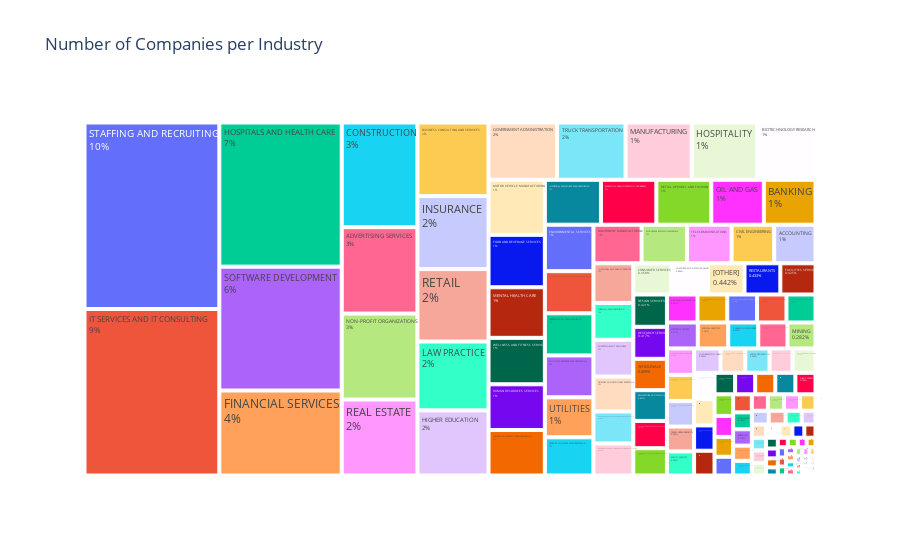

The cell this chart's notebook holds for it:
### Code cell
# Group by industry and count the number of companies in each industry
industry_counts = df_companies.explode('industry').groupby('industry')['company_id'].count().reset_index()

# Create a treemap to visualize the different industries and company counts
fig = px.treemap(
    industry_counts,
    path=['industry'],
    values='company_id',
    title='Number of Companies per Industry'
)

fig.update_traces(textinfo='label+percent entry')
fig.show("vscode")

### Figure 1 — Plotly figure (JSON) as saved in the notebook; plotly's stock layout.template omitted (floating-point values rounded to 4 significant figures; data arrays with more than 128 entries replaced by an {"elided": "..."} marker saying what was removed)
{"data": [{"branchvalues": "total", "domain": {"x": [0, 1], "y": [0, 1]}, "hovertemplate": "labels=%{label}<br>company_id=%{value}<br>parent=%{parent}<br>id=%{id}<extra></extra>", "ids": {"elided": "145 str values"}, "labels": {"elided": "145 str values"}, "name": "", "parents": {"elided": "145 str values"}, "textinfo": "label+percent entry", "type": "treemap", "values": {"elided": "145 int values"}}], "layout": {"legend": {"tracegroupgap": 0}, "title": {"text": "Number of Companies per Industry"}}}
